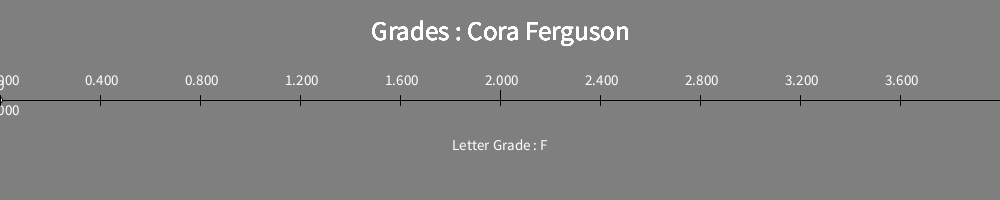
Frame 1 (no input)
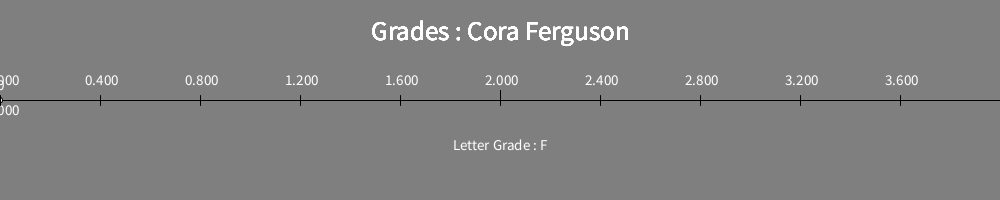
Frame 60 (the mouse pressed at the canvas centre just before this capture)
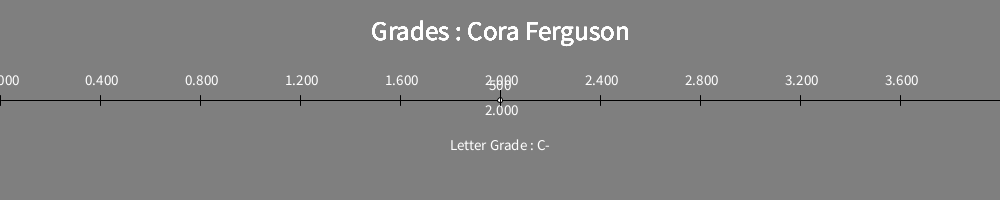
Frame 120 (the mouse held since frame 60 and released just before this capture)

The Processing sketch that drew these frames (run headless with seeded random() and noise(); from frame 60 on, the mouse is pressed at the canvas centre):

// Processing sketch: Grades
// ── Grades.pde
// Cora Ferguson || 20 sept 2022 || Grades
float val;

void setup() {
  size(1000, 200);
  val = 0.0;
}

void draw () {
  background(127);
  val = mouseX/250.0;
  noCursor();
  line(1, 100, width, 100);
  ellipse(mouseX, 100, 5, 5);
  textAlign(CENTER);
  textSize(15);
  text(mouseX, mouseX, 90);
  text(val, mouseX, 115);
  text("Letter Grade : " + calcGrade(val), width/2, 150);
  for (int i=0; i<width; i = i+100) {
    line(i, 95, i, 105);
    textSize(27);
    text("Grades : Cora Ferguson", width/2, 40);
    textSize(15);
    line(500, 90, 500, height/2);
    text(i/250.0, i, 85);
    
  }
}


String calcGrade(float grade) {
  String letterGrade = "";
  if (grade>=3.51) {
    letterGrade = "A";
  } else if (grade >=3.0 ) {
    letterGrade = "A-";
  } else if (grade >=2.84 ) {
    letterGrade = "B+";
  } else if (grade >=2.67 ) {
    letterGrade = "B";
  } else if (grade >=2.5 ) {
    letterGrade = "B-";
  } else if (grade >=2.34 ) {
    letterGrade = "C+";
  } else if (grade >=2.17 ) {
    letterGrade = "C";
  } else if (grade >=2.0 ) {
    letterGrade = "C-";
  } else if (grade >=1.66 ) {
    letterGrade = "D+";
  } else if (grade >=1.33 ) {
    letterGrade = "D";
  } else if (grade >=1.0 ) {
    letterGrade = "D-";
  } else {
    letterGrade = "F";
  }
  return letterGrade;
}
